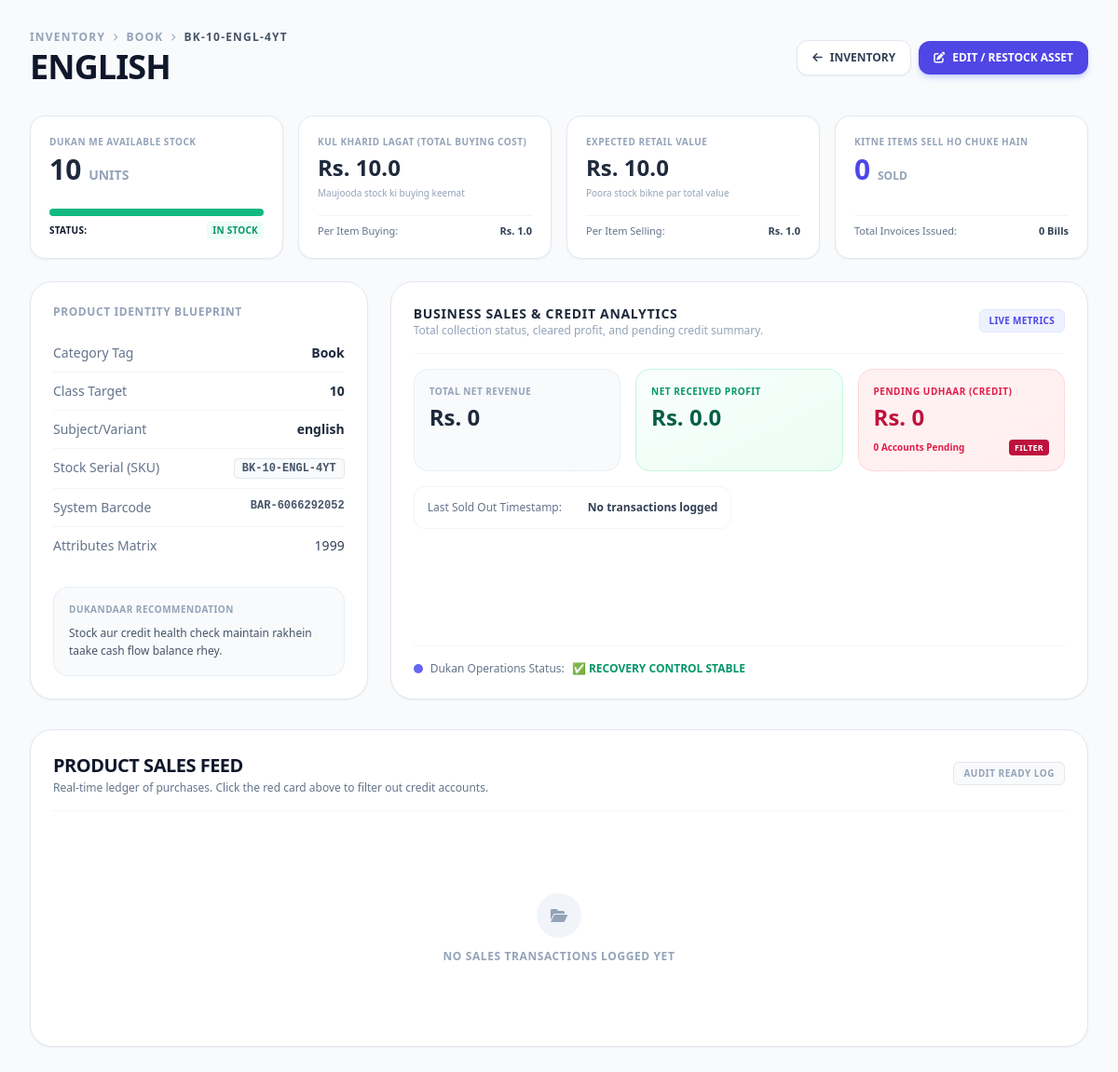
Before: /product/3 (signed in) with the older database file.
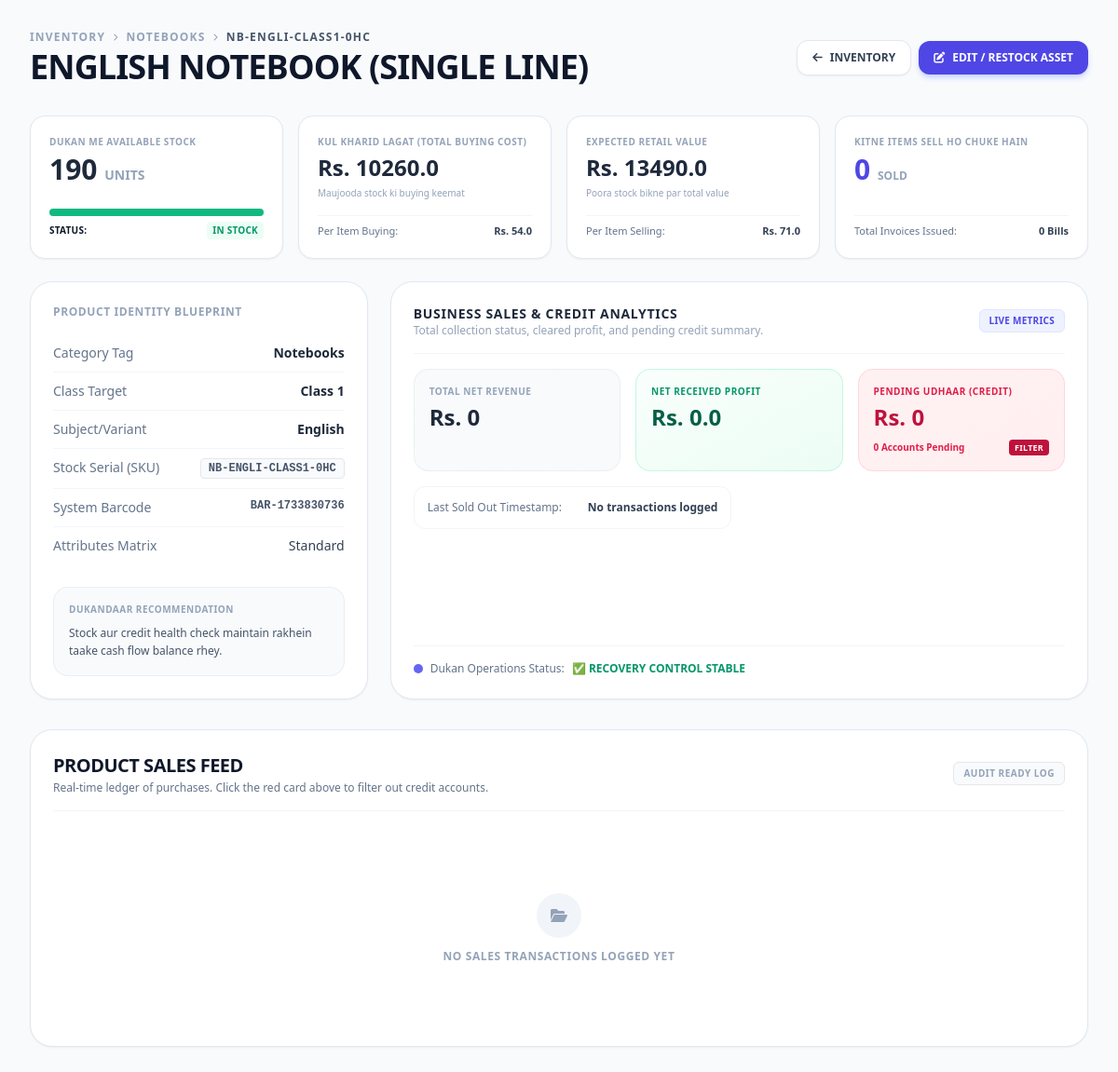
After: the same page with the newer database file.
### tables this page shows
CREATE TABLE products (
            id INTEGER PRIMARY KEY AUTOINCREMENT,
            sku TEXT UNIQUE NOT NULL,
            barcode TEXT UNIQUE,
            name TEXT NOT NULL,
            category TEXT NOT NULL,
            student_class TEXT,
            subject TEXT,
            purchase_price REAL NOT NULL,
            selling_price REAL NOT NULL,
            stock INTEGER NOT NULL DEFAULT 0,
            tag TEXT,
            variation TEXT
        );

### main.py (the view)
@app.get("/product/{product_id}")
async def product_detail(request: Request, product_id: int):
    if not is_logged_in(request): raise HTTPException(status_code=401)
    conn = get_db()
    product = conn.execute("SELECT * FROM products WHERE id = ?", (product_id,)).fetchone()
    if not product:
        conn.close()
        raise HTTPException(status_code=404, detail="Product entity not found")
    try:
        analytics = conn.execute("""
            SELECT SUM(qty) as total_units, SUM(qty * price) as total_revenue,
                   COUNT(DISTINCT sale_id) as sale_count
            FROM sale_items WHERE product_id = ?
        """, (product_id,)).fetchone()
        last_sold_row = conn.execute("""
            SELECT s.timestamp FROM sale_items si
            JOIN sales s ON si.sale_id = s.id
            WHERE si.product_id = ? ORDER BY s.timestamp DESC LIMIT 1
        """, (product_id,)).fetchone()
        last_sold = last_sold_row['timestamp'] if last_sold_row else None
        sales = conn.execute("""
            SELECT si.qty, si.price, s.receipt_number, s.payment_status, s.timestamp, s.student_name, s.phone_no
            FROM sale_items si
            JOIN sales s ON si.sale_id = s.id
            WHERE si.product_id = ?
            ORDER BY s.timestamp DESC LIMIT 20
        """, (product_id,)).fetchall()
    except Exception as e:
        analytics = {"total_units": 0, "total_revenue": 0, "sale_count": 0}
        last_sold = None
        sales = []
    conn.close()
    total_units = analytics['total_units'] if analytics and analytics.get('total_units') else 0
    total_revenue = analytics['total_revenue'] if analytics and analytics.get('total_revenue') else 0
    sale_count = analytics['sale_count'] if analytics and analytics.get('sale_count') else 0
    return templates.TemplateResponse(request, "product_detail.html", {
        "product": product, "sales": sales,
        "analytics": {
            "total_units": total_units,
            "total_revenue": total_revenue,
            "sale_count": sale_count,
            "last_sold": last_sold,
            "profit": total_revenue - (total_units * product['purchase_price'])
        }
    })

### templates/product_detail.html (shortened to what the changed rows need)
<!DOCTYPE html>
<html lang="en">
<head>
    <script src="/static/js/tailwindcss.js"></script>
    <link rel="stylesheet" href="/static/css/font-awesome.min.css">
</head>
<body class="bg-slate-50 min-h-screen font-sans text-slate-900 antialiased">
    <div class="max-w-7xl mx-auto p-4 sm:p-6 lg:p-8">
        <div class="flex flex-col sm:flex-row justify-between items-start sm:items-center gap-4 mb-8">
            <div>
                <div class="flex items-center gap-2 text-xs font-bold text-slate-400 uppercase tracking-widest mb-1">
                    <span>Inventory</span>
                    <i class="fas fa-chevron-right text-[8px]"></i>
                    <span>{{ product.category }}</span>
                    <i class="fas fa-chevron-right text-[8px]"></i>
                    <span class="text-slate-600">{{ product.sku }}</span>
                </div>
                <h1 class="text-3xl sm:text-4xl font-black text-slate-900 tracking-tight uppercase">{{ product.name }}</h1>
            </div>
        </div>
        <div class="grid grid-cols-1 md:grid-cols-2 lg:grid-cols-4 gap-4 mb-6">
            <div class="bg-white p-5 rounded-2xl border border-slate-200 shadow-sm flex flex-col justify-between">
                <div>
                    <div class="text-[10px] font-black uppercase tracking-wider text-slate-400 mb-1">Dukan Me Available Stock</div>
                    <div class="text-3xl font-black text-slate-800">{{ product.stock }} <span class="text-sm font-bold text-slate-400 uppercase">Units</span></div>
                </div>
            </div>
            <div class="bg-white p-5 rounded-2xl border border-slate-200 shadow-sm flex flex-col justify-between">
                <div>
                    <div class="text-[10px] font-black uppercase tracking-wider text-slate-400 mb-1">Kul Kharid Lagat (Total Buying Cost)</div>
                    <div class="text-2xl font-black text-slate-800">Rs. {{ (product.stock * product.purchase_price) | round(2) }}</div>
                    <p class="text-[10px] text-slate-400 mt-1">Maujooda stock ki buying keemat</p>
                </div>
                <div class="text-[11px] font-medium text-slate-500 mt-4 border-t border-slate-100 pt-2 flex justify-between">
                    <span>Per Item Buying:</span>
                    <span class="font-bold text-slate-700">Rs. {{ product.purchase_price }}</span>
                </div>
            </div>
            <div class="bg-white p-5 rounded-2xl border border-slate-200 shadow-sm flex flex-col justify-between">
                <div>
                    <div class="text-[10px] font-black uppercase tracking-wider text-slate-400 mb-1">Expected Retail Value</div>
                    <div class="text-2xl font-black text-slate-800">Rs. {{ (product.stock * product.selling_price) | round(2) }}</div>
                    <p class="text-[10px] text-slate-400 mt-1">Poora stock bikne par total value</p>
                </div>
                <div class="text-[11px] font-medium text-slate-500 mt-4 border-t border-slate-100 pt-2 flex justify-between">
                    <span>Per Item Selling:</span>
                    <span class="font-bold text-slate-700">Rs. {{ product.selling_price }}</span>
                </div>
            </div>
        </div>
        <div class="grid grid-cols-1 lg:grid-cols-3 gap-6 mb-8">
            <div class="bg-white rounded-3xl p-6 border border-slate-200 shadow-sm space-y-6">
                <div>
                    <div class="divide-y divide-slate-100 text-sm">
                        <div class="py-2.5 flex justify-between"><span class="text-slate-500">Category Tag</span> <span class="font-bold text-slate-800">{{ product.category }}</span></div>
                        <div class="py-2.5 flex justify-between"><span class="text-slate-500">Class Target</span> <span class="font-bold text-slate-800">{{ product.student_class or 'All Classes' }}</span></div>
                        <div class="py-2.5 flex justify-between"><span class="text-slate-500">Subject/Variant</span> <span class="font-bold text-slate-800">{{ product.subject or 'General' }}</span></div>
                        <div class="py-2.5 flex justify-between"><span class="text-slate-500">Stock Serial (SKU)</span> <span class="font-mono bg-slate-50 px-2 py-0.5 rounded text-xs text-slate-600 font-bold border">{{ product.sku }}</span></div>
                        <div class="py-2.5 flex justify-between"><span class="text-slate-500">System Barcode</span> <span class="font-mono text-slate-600 text-xs font-bold">{{ product.barcode or 'None Generated' }}</span></div>
                        {% if product.variation %}
                        <div class="py-2.5 flex justify-between"><span class="text-slate-500">Attributes Matrix</span> <span class="font-medium text-slate-700">{{ product.variation }}</span></div>
                        {% endif %}
                    </div>
                </div>
            </div>
        </div>
        <div class="bg-white rounded-3xl border border-slate-200 shadow-sm p-6">
            <div class="flex flex-col sm:flex-row justify-between items-start sm:items-center gap-4 mb-6 border-b border-slate-100 pb-4">
                <div>
                    <h2 class="font-black text-xl text-slate-900 uppercase tracking-tight">Product Sales Feed</h2>
                </div>
            </div>
        </div>
    </div>
</body>
</html>

Changed rows visible on the page:
changed products: category "BOOK" → "NOTEBOOKS"; sku "BK-10-ENGL-4YT" → "NB-ENGLI-CLASS1-0HC"; name "ENGLISH" → "ENGLISH NOTEBOOK (SINGLE LINE)"; stock "10" → "190"; (product.stock*product.purchase_price)|round(2) "10.0" → "10260.0"; purchase_price "1.0" → "54.0"; (product.stock*product.selling_price)|round(2) "10.0" → "13490.0"; selling_price "1.0" → "71.0"; category "Book" → "Notebooks"; student_class "10" → "Class 1"; subject "english" → "English"; barcode "BAR-6066292052" → "BAR-1733830736"; variation "1999" → "Standard"
